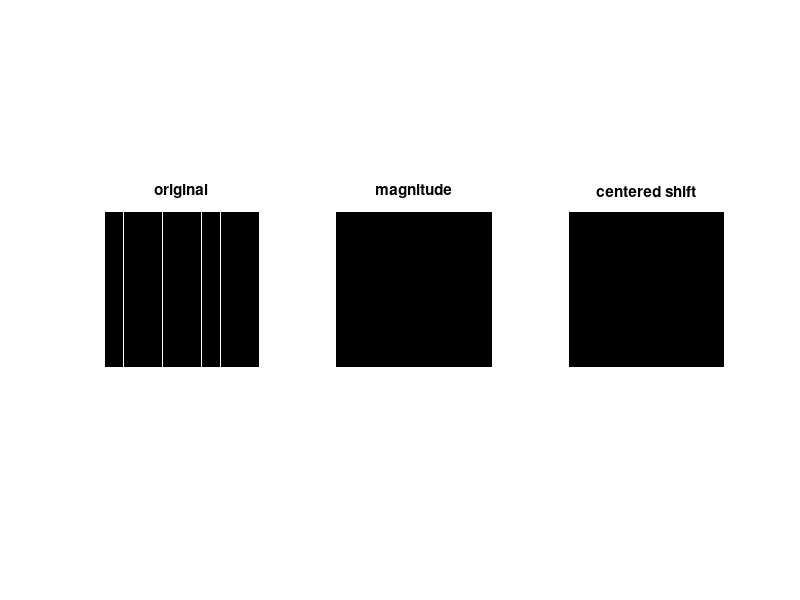

Reproduce this figure in MATLAB.
f = zeros(256,256);
for i=1:32:256
    f (:,i) = 255;
end

% f(120:136,120:136) = 255;

F = fft2(f);
Fc = fftshift(F);

figure
subplot(131), imshow(f), title('original');
subplot(132), imshow(abs(F), []), title('magnitude'); %  scaling the display based on the range of values in (abs(F)). 
subplot(133), imshow(abs(Fc), []), title('centered shift');